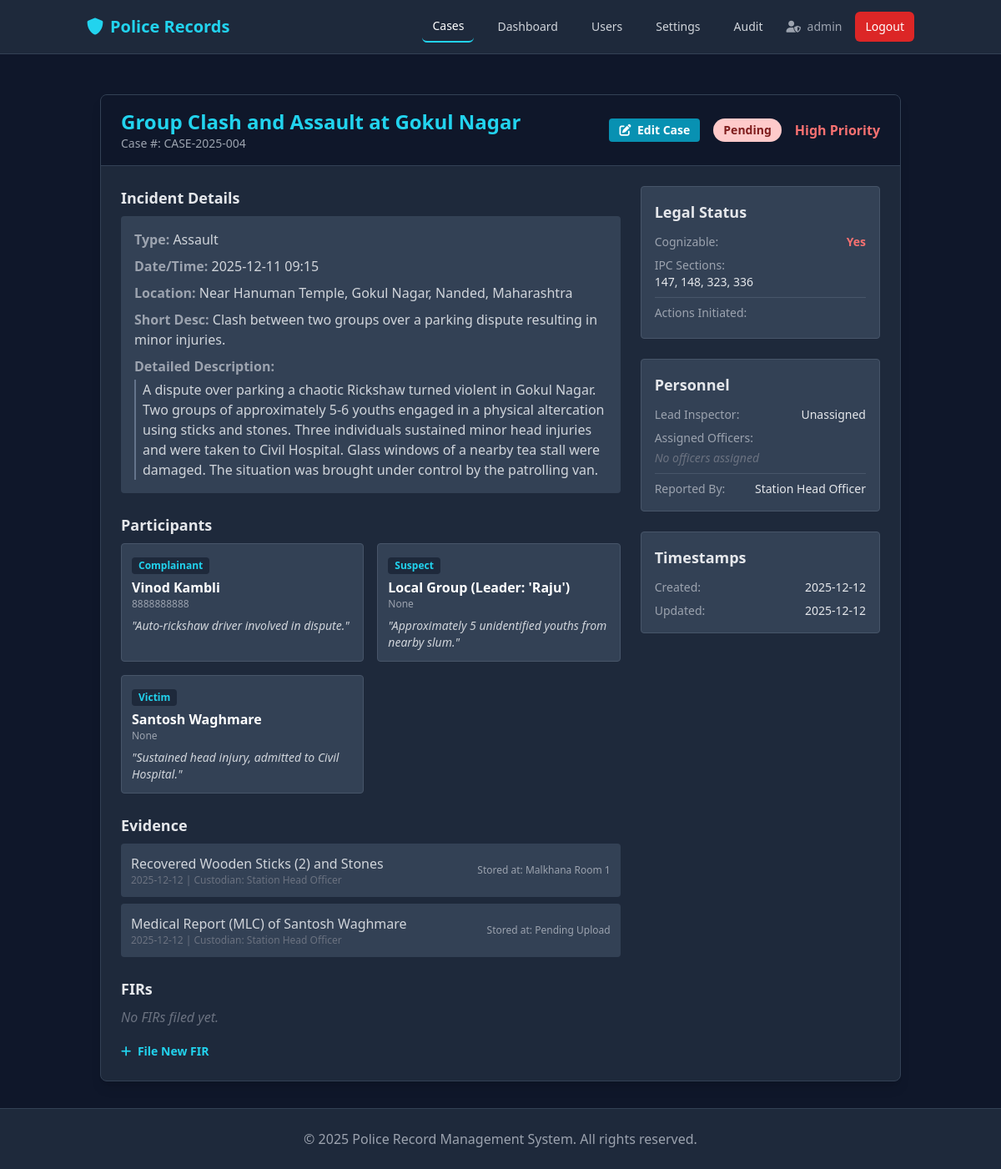
The page /cases/4 (signed in) on the database as committed earlier.
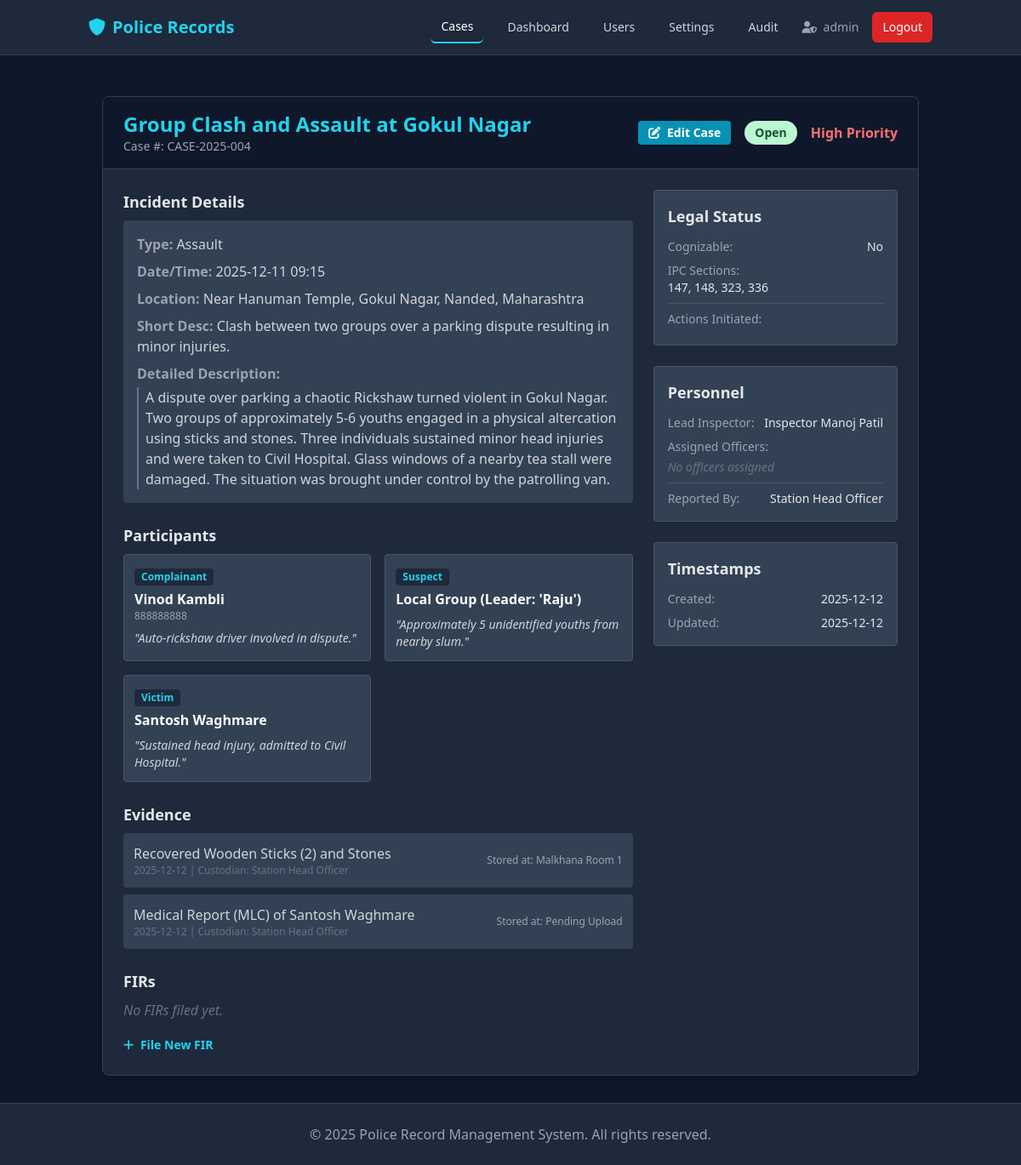
The same page on the database as committed later.
### app/models.py (models this page shows, shortened)
class Case(db.Model):
    id = db.Column(db.Integer, primary_key=True)
    station_id = db.Column(db.Integer, db.ForeignKey('station.id'), nullable=False)
    case_number = db.Column(db.String(50), unique=True, nullable=False)
    title = db.Column(db.String(200), nullable=False)
    offense_type = db.Column(db.String(100)) # Theft, Assault, Cybercrime
    short_description = db.Column(db.String(255))
    description = db.Column(db.Text, nullable=False) # Detailed Description
    incident_date = db.Column(db.DateTime)
    location = db.Column(db.String(200)) # Address
    gps_coordinates = db.Column(db.String(100)) # "Lat, Long"
    status = db.Column(db.String(50), default='Open')  # Open, In Progress, Closed, Court
    priority = db.Column(db.String(20), default='Medium')  # Low, Medium, High
    is_cognizable = db.Column(db.Boolean, default=True)
    ipc_sections = db.Column(db.String(200)) # "302, 307 IPC"
    init_medical_exam = db.Column(db.Boolean, default=False)
    init_prelim_enquiry = db.Column(db.Boolean, default=False)
    init_scene_visit = db.Column(db.Boolean, default=False)
    court_status = db.Column(db.String(50)) # Hearing, Verdict Awaited, Closed
    verdict = db.Column(db.Text)
    confidentiality_level = db.Column(db.String(20), default='Public') # Public, Restricted, Confidential
    tags = db.Column(db.Text) # JSON list or comma-separated
    related_case_ids = db.Column(db.Text) # JSON list of IDs
    created_at = db.Column(db.DateTime, default=datetime.utcnow)
    updated_at = db.Column(db.DateTime, default=datetime.utcnow, onupdate=datetime.utcnow)
    created_by_id = db.Column(db.Integer, db.ForeignKey('user.id'), nullable=False)
    assigned_officer_id = db.Column(db.Integer, db.ForeignKey('user.id')) # Lead Officer/Inspector
    station = db.relationship('Station', backref='cases')
    assignee = db.relationship('User', foreign_keys=[assigned_officer_id], backref='cases_led')
    officers = db.relationship('User', secondary=case_officers, backref='cases_assisted') # Team
    criminals = db.relationship('Criminal', secondary='case_criminal', backref=db.backref('cases', lazy=True))
    participants = db.relationship('Participant', backref='case', lazy=True, cascade="all, delete-orphan")
    firs = db.relationship('FIR', backref='case', lazy=True)
    evidence = db.relationship('Evidence', backref='case', lazy=True)
    statements = db.relationship('Statement', backref='case', lazy=True)
    updates = db.relationship('InvestigationUpdate', backref='case', lazy=True)

class Participant(db.Model):
    id = db.Column(db.Integer, primary_key=True)
    case_id = db.Column(db.Integer, db.ForeignKey('case.id'), nullable=False)
    name = db.Column(db.String(100), nullable=False)
    type = db.Column(db.String(50), nullable=False) # Victim, Suspect, Witness, Complainant
    contact_info = db.Column(db.String(200))
    details = db.Column(db.Text) # Statement or Description
    dob = db.Column(db.Date)
    address = db.Column(db.Text)
    national_id = db.Column(db.String(50)) # Aadhar/Passport
    status = db.Column(db.String(50)) # For Suspects: Wanted, Arrested
    consent_for_contact = db.Column(db.Boolean, default=True) # For Victims
    created_at = db.Column(db.DateTime, default=datetime.utcnow)

class User(db.Model, UserMixin):
    id = db.Column(db.Integer, primary_key=True)
    station_id = db.Column(db.Integer, db.ForeignKey('station.id'), nullable=False)
    username = db.Column(db.String(80), unique=True, nullable=False)
    email = db.Column(db.String(120), unique=True, nullable=False)
    password_hash = db.Column(db.String(255), nullable=False)
    role = db.Column(db.String(50), nullable=False)
    full_name = db.Column(db.String(120), nullable=False)
    badge_number = db.Column(db.String(50))
    inspector_id = db.Column(db.Integer, db.ForeignKey('user.id'))
    is_active = db.Column(db.Boolean, default=True)
    created_at = db.Column(db.DateTime, default=datetime.utcnow)
    station = db.relationship('Station', backref='users')
    officers = db.relationship('User', backref=db.backref('inspector', remote_side=[id]), lazy=True)
    cases_reported = db.relationship('Case', foreign_keys='Case.created_by_id', backref='reporter', lazy=True)
    firs_filed = db.relationship('FIR', foreign_keys='FIR.filed_by_id', backref='filer', lazy=True)

### app/cases/routes.py (the view)
@cases.route('/cases/<int:case_id>')
@login_required
def case_detail(case_id):
    case = Case.query.get_or_404(case_id)
    if current_user.role in ['officer', 'io']:
        is_assigned = (case.assigned_officer_id == current_user.id)
        is_team_member = (current_user in case.officers)
        if not (is_assigned or is_team_member):
             flash('You do not have permission to view this case.', 'danger')
             return redirect(url_for('cases.list_cases'))
    return render_template('case_detail.html', case=case)

### app/models.py (called while the page is built)
@login_manager.user_loader
def load_user(user_id):
    return User.query.get(int(user_id))

### app/templates/case_detail.html (shortened to what the changed rows need)
{% extends "base.html" %}
{% block content %}
<div class="container mx-auto px-4">
    <div class="bg-slate-800 rounded-lg shadow-lg border border-slate-700 overflow-hidden">
        <div class="bg-slate-900 px-6 py-4 border-b border-slate-700 flex justify-between items-center">
            <div>
                <h2 class="text-2xl font-bold text-cyan-400">{{ case.title }}</h2>
                <p class="text-sm text-gray-400">Case #: {{ case.case_number }}</p>
            </div>
            <div class="flex items-center space-x-4">
                <a href="{{ url_for('cases.edit_case', case_id=case.id) }}"
                    class="bg-cyan-600 hover:bg-cyan-700 text-white font-bold py-1 px-3 rounded text-sm">
                    <i class="fas fa-edit mr-1"></i> Edit Case
                </a>
                <span class="px-3 py-1 rounded-full text-sm font-semibold
                    {% if case.status == 'Open' %}bg-green-200 text-green-900
                    {% elif case.status == 'In Progress' %}bg-yellow-200 text-yellow-900
                    {% else %}bg-red-200 text-red-900{% endif %}">
                    {{ case.status }}
                </span>
                <span
                    class="text-{{ 'red-400' if case.priority == 'High' else 'yellow-400' if case.priority == 'Medium' else 'green-400' }} font-bold">
                    {{ case.priority }} Priority
                </span>
            </div>
        </div>
        <div class="p-6 grid grid-cols-1 md:grid-cols-3 gap-6">
            <div class="md:col-span-2 space-y-6">
                <div>
                    <div class="bg-slate-700 p-4 rounded space-y-2">
                        <p class="text-gray-300"><span class="font-bold text-gray-400">Type:</span> {{ case.offense_type
                            }}</p>
                        <p class="text-gray-300"><span class="font-bold text-gray-400">Date/Time:</span> {{
                            case.incident_date.strftime('%Y-%m-%d %H:%M') if case.incident_date else 'N/A' }}</p>
                        <p class="text-gray-300"><span class="font-bold text-gray-400">Location:</span> {{ case.location
                            }}</p>
                        <p class="text-gray-300"><span class="font-bold text-gray-400">Short Desc:</span> {{
                            case.short_description }}</p>
                        <div class="mt-2">
                            <span class="font-bold text-gray-400 block mb-1">Detailed Description:</span>
                            <p class="text-gray-300 pl-2 border-l-2 border-slate-500">{{ case.description }}</p>
                        </div>
                    </div>
                </div>
                <div>
                    {% if case.participants %}
                    <div class="grid grid-cols-1 md:grid-cols-2 gap-4">
                        {% for p in case.participants %}
                        <div class="bg-slate-700 p-3 rounded border border-slate-600">
                            <div class="flex justify-between items-start">
                                <div>
                                    <span
                                        class="inline-block px-2 py-0.5 rounded text-xs font-bold bg-slate-800 text-cyan-400 mb-1">{{
                                        p.type }}</span>
                                    <p class="font-bold text-white">{{ p.name }}</p>
                                    <p class="text-xs text-gray-400">{{ p.contact_info }}</p>
                                </div>
                            </div>
                            {% if p.details %}
                            <p class="text-sm text-gray-300 mt-2 italic">"{{ p.details }}"</p>
                            {% endif %}
                        </div>
                        {% endfor %}
                    </div>
                    {% else %}
                    <p class="text-gray-500 italic">No participants recorded.</p>
                    {% endif %}
                </div>
            </div>
            <div class="space-y-6">
                <div class="bg-slate-700 p-4 rounded border border-slate-600">
                    <ul class="space-y-2 text-sm">
                        <li class="flex justify-between">
                            <span class="text-gray-400">Cognizable:</span>
                            <span class="text-{{ 'red-400 font-bold' if case.is_cognizable else 'gray-200' }}">{{ 'Yes'
                                if case.is_cognizable else 'No' }}</span>
                        </li>
                        <li class="flex flex-col">
                            <span class="text-gray-400">IPC Sections:</span>
                            <span class="text-gray-200">{{ case.ipc_sections or 'None' }}</span>
                        </li>
                    </ul>
                </div>
                <div class="bg-slate-700 p-4 rounded border border-slate-600">
                    <ul class="space-y-2 text-sm">
                        <li class="flex justify-between">
                            <span class="text-gray-400">Lead Inspector:</span>
                            <span class="text-gray-200">{{ case.assignee.full_name if case.assignee else 'Unassigned'
                                }}</span>
                        </li>
                    </ul>
                </div>
                <div class="bg-slate-700 p-4 rounded border border-slate-600">
                    <ul class="space-y-2 text-sm">
                        <li class="flex justify-between">
                            <span class="text-gray-400">Created:</span>
                            <span class="text-gray-200">{{ case.created_at.strftime('%Y-%m-%d') }}</span>
                        </li>
                        <li class="flex justify-between">
                            <span class="text-gray-400">Updated:</span>
                            <span class="text-gray-200">{{ case.updated_at.strftime('%Y-%m-%d') }}</span>
                        </li>
                    </ul>
                </div>
            </div>
        </div>
    </div>
</div>
{% endblock %}

Rows that differ between the two databases and show on the page:
changed Case "Group Clash and Assault at Gokul Nagar": status "Pending" → "Open"; is_cognizable "Yes" → "No"
changed Participant "Vinod Kambli": contact_info "8888888888" → "888888888"
changed Participant "Local Group (Leader: 'Raju')": contact_info "None" → (not shown)
changed Participant "Santosh Waghmare": contact_info "None" → (not shown)
now on this page (row edited): User: assignee "Inspector Manoj Patil"
Other text that changed with them:
{{ case.assignee.full_name if case.assignee else 'Unassigned' }}: "Unassigned" → (not shown)
